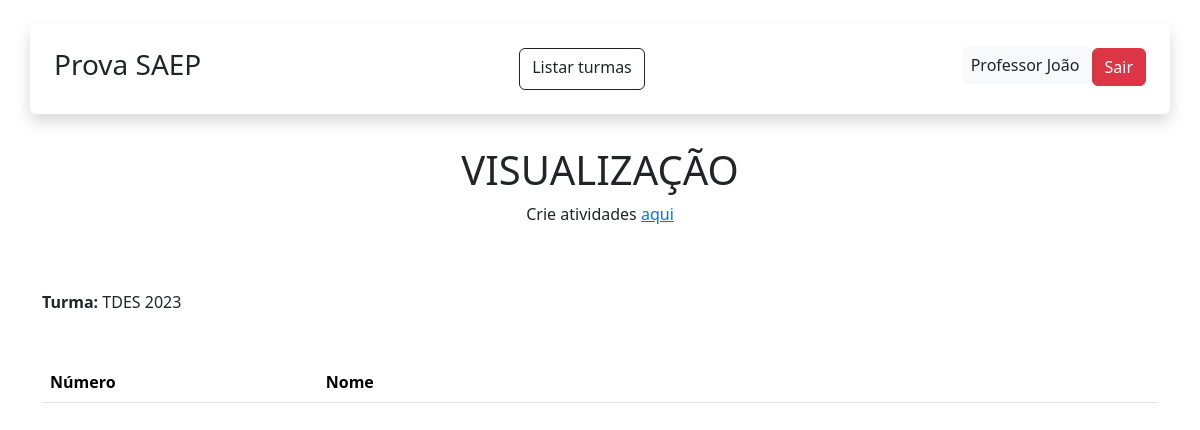
/turma/2/atividades (signed in), run on an earlier commit of the app's database.
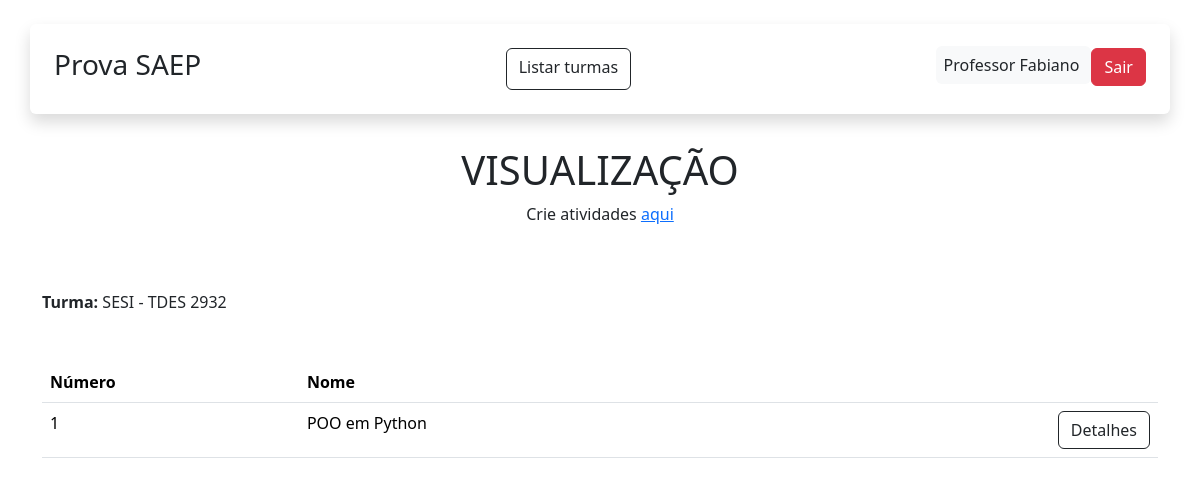
And on a later commit of the database.
### app/models.py (models this page shows, shortened)
class User(db.Model, UserMixin):
    id = db.Column(db.Integer, primary_key=True)
    nome = db.Column(db.String(100), nullable=False)
    sobrenome = db.Column(db.String(100), nullable=False)
    email = db.Column(db.String(120), unique=True, nullable=False)
    senha = db.Column(db.String(60), nullable=False)
    turmas = db.relationship('Turma', backref='user', lazy=True)
    atividades = db.relationship('Atividade', backref='user', lazy=True)

class Turma(db.Model):
    id = db.Column(db.Integer, primary_key=True)
    nome = db.Column(db.String(100), nullable=False)
    user_id = db.Column(db.Integer, db.ForeignKey('user.id'), nullable=False)
    atividades = db.relationship('Atividade', backref='turma', lazy=True)

class Atividade(db.Model):
    id = db.Column(db.Integer, primary_key=True)
    nome = db.Column(db.String(100), nullable=False)
    detalhes = db.Column(db.String, nullable=False)
    user_id = db.Column(db.Integer, db.ForeignKey('user.id'), nullable=False)
    turma_id = db.Column(db.Integer, db.ForeignKey('turma.id'), nullable=False)

### app/view.py (the view)
@app.route('/turma/<int:turma_id>/atividades', methods=['GET'])
@login_required
def visualizar_atividades_turma(turma_id):
    turma = Turma.query.get_or_404(turma_id)
    atividades = Atividade.query.filter_by(turma_id=turma.id).order_by(Atividade.id).all()
    return render_template('atividade_visualizacao.html', turma=turma, atividades=atividades)

### app/models.py (called while the page is built)
@login_manager.user_loader
def load_user(user_id):
    return User.query.get(int(user_id))

### app/templates/atividade_visualizacao.html (shortened to what this page needs)
{% extends "base.html" %}
{% block content %}
<div class="container">
    <div class="row text-center">
        <h1 class="mt-2">VISUALIZAÇÃO</h1>
        {% if current_user.email == "professor@gmail.com" %}
        <p>Crie atividades <a href="{{ url_for('atividade_turma', turma_id=turma.id) }}">aqui</a></p>
        {% endif %}
    </div>
</div>
<div class="container mt-5">
    <p><b>Turma:</b> {{turma.nome}}</p>
    <div class="mt-5">
        <table class="table">
            <thead>
                <th class="col-3">Número</th>
                <th class="col-9">Nome</th>
                <th class="col-1"></th>
            </thead>
            <tbody>
                {% for linha in atividades %}
                <tr>
                    <td>{{ linha.id }}</td>
                    <td>{{ linha.nome }}</td>
                    <td>
                        <a class="btn btn-outline-dark"
                            href="{{ url_for('atividade_detalhes', atividade_id=linha.id) }}">
                            Detalhes
                        </a>
                    </td>
                </tr>
                {% endfor %}
            </tbody>
        </table>
    </div>
</div>
{% endblock %}

### app/templates/base.html (shortened to what this page needs)
<!DOCTYPE html>
<html lang="en">
<head>
    <link href="https://cdn.jsdelivr.net/npm/bootstrap@5.3.8/dist/css/bootstrap.min.css" rel="stylesheet"
>
</head>
<body>
    <header class="container shadow rounded-2 p-4 my-4 d-flex justify-content-between">
        <h3> Prova SAEP </h3>
        <nav class="nav gap-2 my-md-0">
            <a href="{{ url_for ('turmas') }}" class="btn btn-outline-dark">Listar turmas</a>
        </nav>
        <div>
            {% if current_user.is_authenticated %}
            <span class="p-2 bg-light rounded-2"> {{ current_user.nome }} {{ current_user.sobrenome }} </span>
            <a href="{{ url_for('logout') }}" class="btn btn-danger">Sair</a>
            {% else %}
            <a class="btn btn-outline-dark px-4" href="{{url_for('LoginPage')}}">Login</a>
            <a class="btn btn-outline-dark px-4" href="{{url_for('RegisterPage')}}">Cadastro</a>
            {% endif %}
        </div>
    </header>
    {% block content %} {% endblock %}
</body>
</html>

What changed in the data, as far as the page shows it:
changed User "Professor": sobrenome "João" → "Fabiano"
changed Turma: nome "TDES 2023" → "SESI - TDES 2932"
now on this page (row edited): Atividade: id "1", nome "POO em Python"
